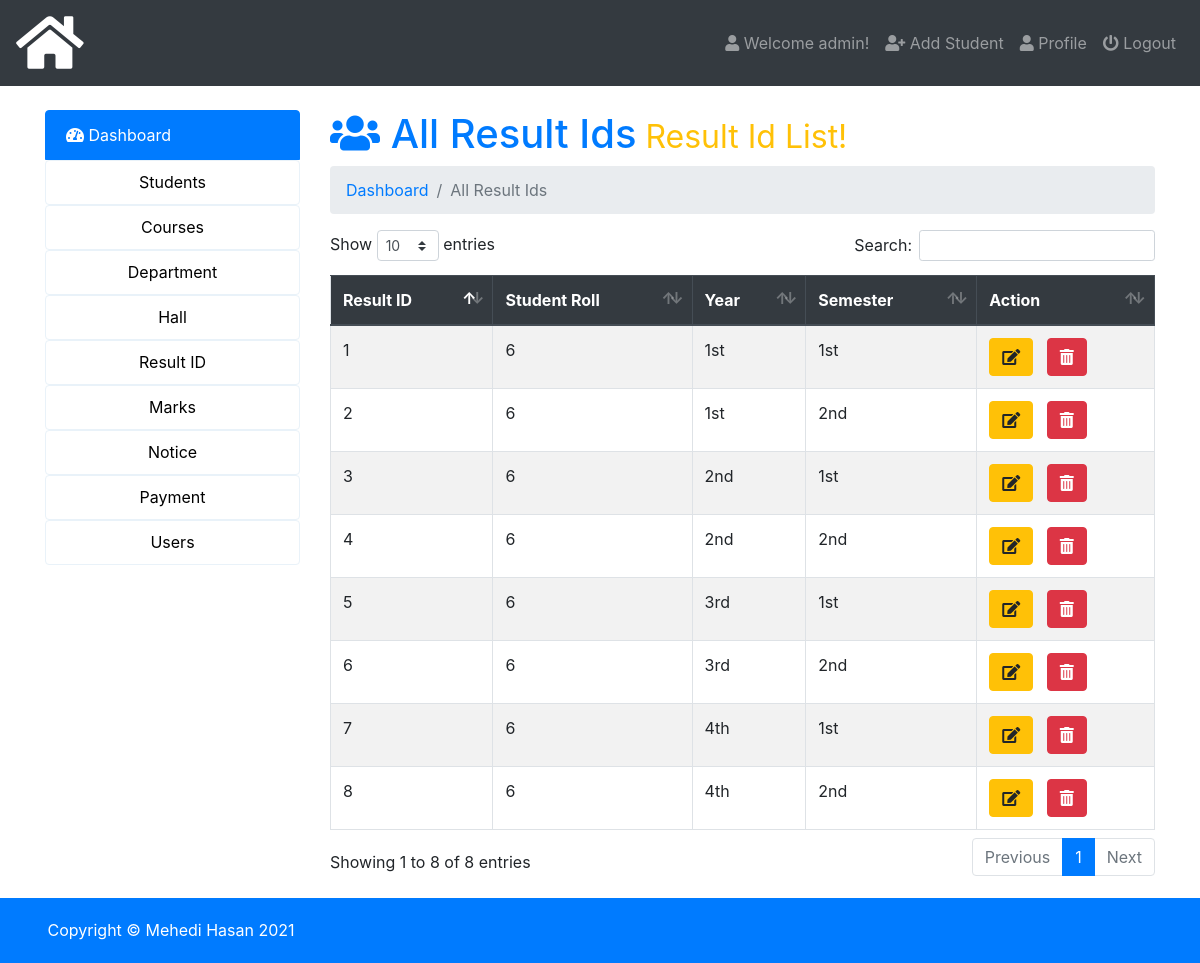
/admin/index.php?page=all-result (signed in), run on an earlier commit of the app's database.
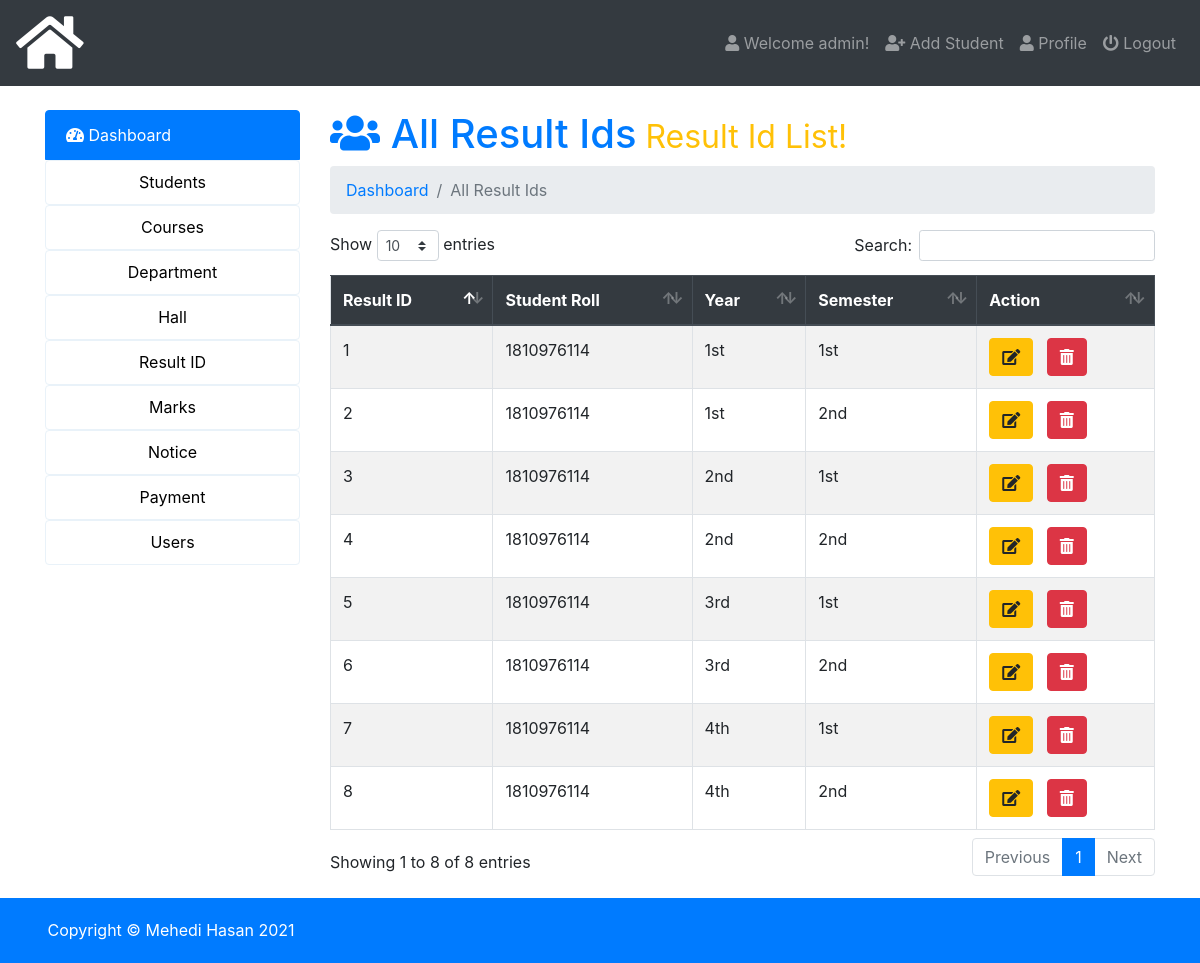
And on a later commit of the database.
### tables this page shows
CREATE TABLE `result` (
  `result_id` int(20) NOT NULL,
  `roll_id` int(20) NOT NULL,
  `year` enum('1st','2nd','3rd','4th') NOT NULL,
  `semester` enum('1st','2nd') NOT NULL
);

### admin/all-result.php (the view, shortened to what this page needs)
<h1 class="text-primary"><i class="fas fa-users"></i>  All Result Ids<small class="text-warning"> Result Id List!</small></h1>
<nav aria-label="breadcrumb">
  <ol class="breadcrumb">
     <li class="breadcrumb-item" aria-current="page"><a href="index.php">Dashboard </a></li>
     <li class="breadcrumb-item active" aria-current="page">All Result Ids</li>
  </ol>
</nav>
<table class="table  table-striped table-hover table-bordered" id="data">
  <thead class="thead-dark">
    <tr>
      <th scope="col">Result ID</th>
      <th scope="col">Student Roll</th>
      <th scope="col">Year</th>
      <th scope="col">Semester</th>
      <th scope="col">Action</th>
    </tr>
  </thead>
  <tbody>
    <?php
      $query=mysqli_query($db_con,'SELECT * FROM `result` ORDER BY `result`.`result_id` ASC;');
      $i=1;
      while ($result = mysqli_fetch_array($query)) { ?>
      <tr>
        <?php
        echo '<td>'.ucwords($result['result_id']).'</td>
          <td>'.ucwords($result['roll_id']).'</td>
          <td>'.$result['year'].'</td>
          <td>'.$result['semester'].'</td>
          <td>
            <a class="btn btn-xs btn-warning" href="index.php?page=edit-result &id='.base64_encode($result['result_id']).'">
              <i class="fa fa-edit"></i></a>
             &nbsp; <a class="btn btn-xs btn-danger" onclick="javascript:confirmationDelete($(this));return false;" href="index.php?page=delete-result &id='.base64_encode($result['result_id']).'">
             <i class="fas fa-trash-alt"></i></a></td>';?>
      </tr>
     <?php $i++;} ?>
  </tbody>
</table>

What changed in the data, as far as the page shows it:
changed result id 1: roll "6" → "1810976114"
changed result id 2: roll "6" → "1810976114"
changed result id 3: roll "6" → "1810976114"
changed result id 4: roll "6" → "1810976114"
changed result id 5: roll "6" → "1810976114"
changed result id 6: roll "6" → "1810976114"
changed result id 7: roll "6" → "1810976114"
changed result id 8: roll "6" → "1810976114"
